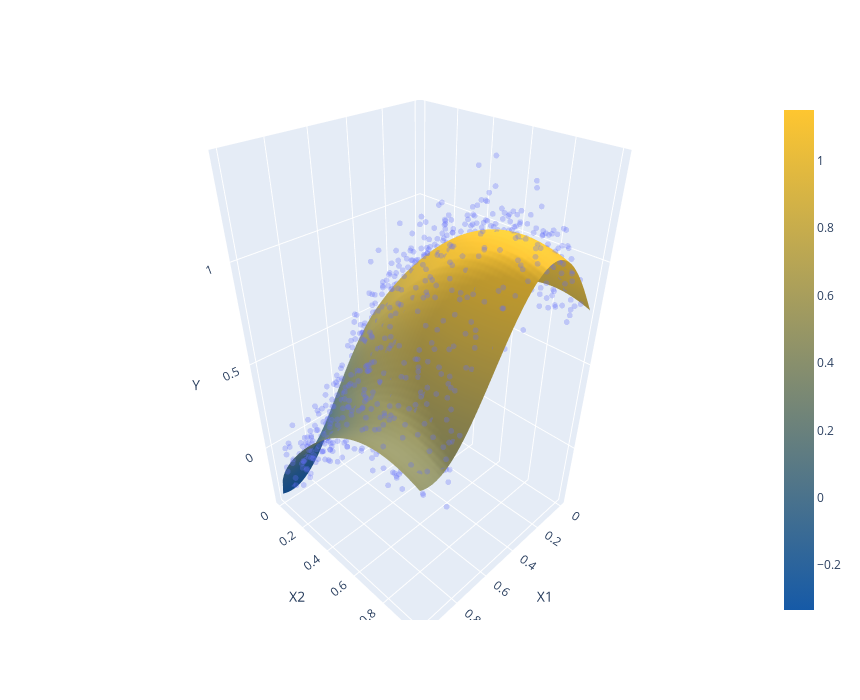

The code cell stored with this chart in its notebook:
### Code cell
fig = surface_scatter_plot(Xsim, ysim, Ey_x)
iplot(fig)

### Figure 1 — Plotly figure (JSON) as saved in the notebook; plotly's stock layout.template omitted (floating-point values rounded to 4 significant figures; data arrays with more than 128 entries replaced by an {"elided": "..."} marker saying what was removed)
{"data": [{"marker": {"opacity": 0.3, "size": 2}, "mode": "markers", "uid": "dc2622b1-85f1-4d54-96b8-2cdcf1468e17", "x": {"elided": "1000 float values"}, "y": {"elided": "1000 float values"}, "z": {"elided": "1000 float values"}, "type": "scatter3d"}, {"colorscale": [[0, "#165aa7"], [1, "#fec630"]], "opacity": 1, "uid": "f82804ff-2ad7-4658-8b83-1c3c9e9c4757", "x": [0, 0.02041, 0.04082, 0.06122, 0.08163, 0.102, 0.1224, 0.1429, 0.1633, 0.1837, 0.2041, 0.2245, 0.2449, 0.2653, 0.2857, 0.3061, 0.3265, 0.3469, 0.3673, 0.3878, 0.4082, 0.4286, 0.449, 0.4694, 0.4898, 0.5102, 0.5306, 0.551, 0.5714, 0.5918, 0.6122, 0.6327, 0.6531, 0.6735, 0.6939, 0.7143, 0.7347, 0.7551, 0.7755, 0.7959, 0.8163, 0.8367, 0.8571, 0.8776, 0.898, 0.9184, 0.9388, 0.9592, 0.9796, 1], "y": [0, 0.02041, 0.04082, 0.06122, 0.08163, 0.102, 0.1224, 0.1429, 0.1633, 0.1837, 0.2041, 0.2245, 0.2449, 0.2653, 0.2857, 0.3061, 0.3265, 0.3469, 0.3673, 0.3878, 0.4082, 0.4286, 0.449, 0.4694, 0.4898, 0.5102, 0.5306, 0.551, 0.5714, 0.5918, 0.6122, 0.6327, 0.6531, 0.6735, 0.6939, 0.7143, 0.7347, 0.7551, 0.7755, 0.7959, 0.8163, 0.8367, 0.8571, 0.8776, 0.898, 0.9184, 0.9388, 0.9592, 0.9796, 1], "z": {"elided": "50x50 float values"}, "type": "surface"}], "layout": {"autosize": true, "height": 700, "scene": {"xaxis": {"title": {"text": "X1"}}, "yaxis": {"title": {"text": "X2"}}, "zaxis": {"title": {"text": "Y"}}}, "width": 860}}
